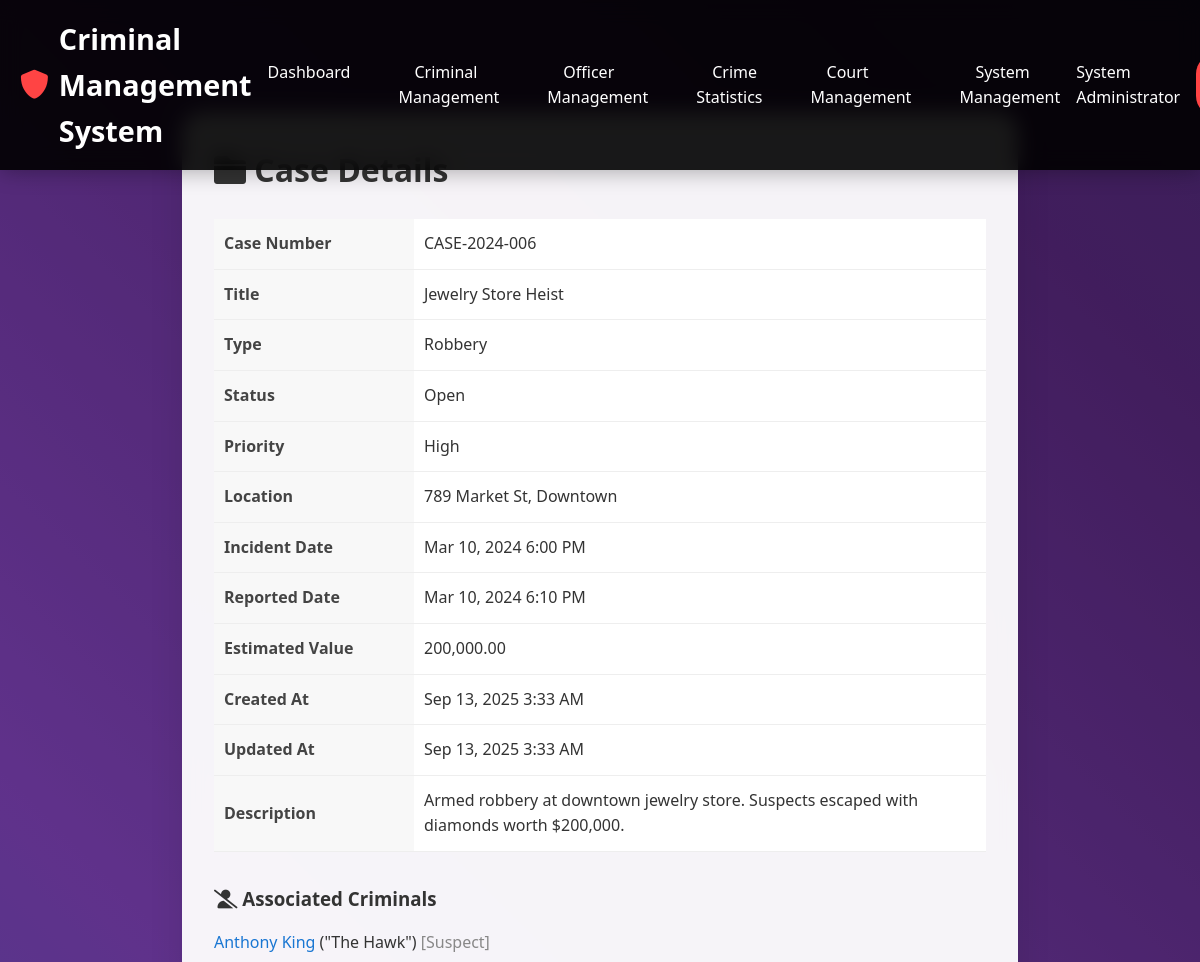
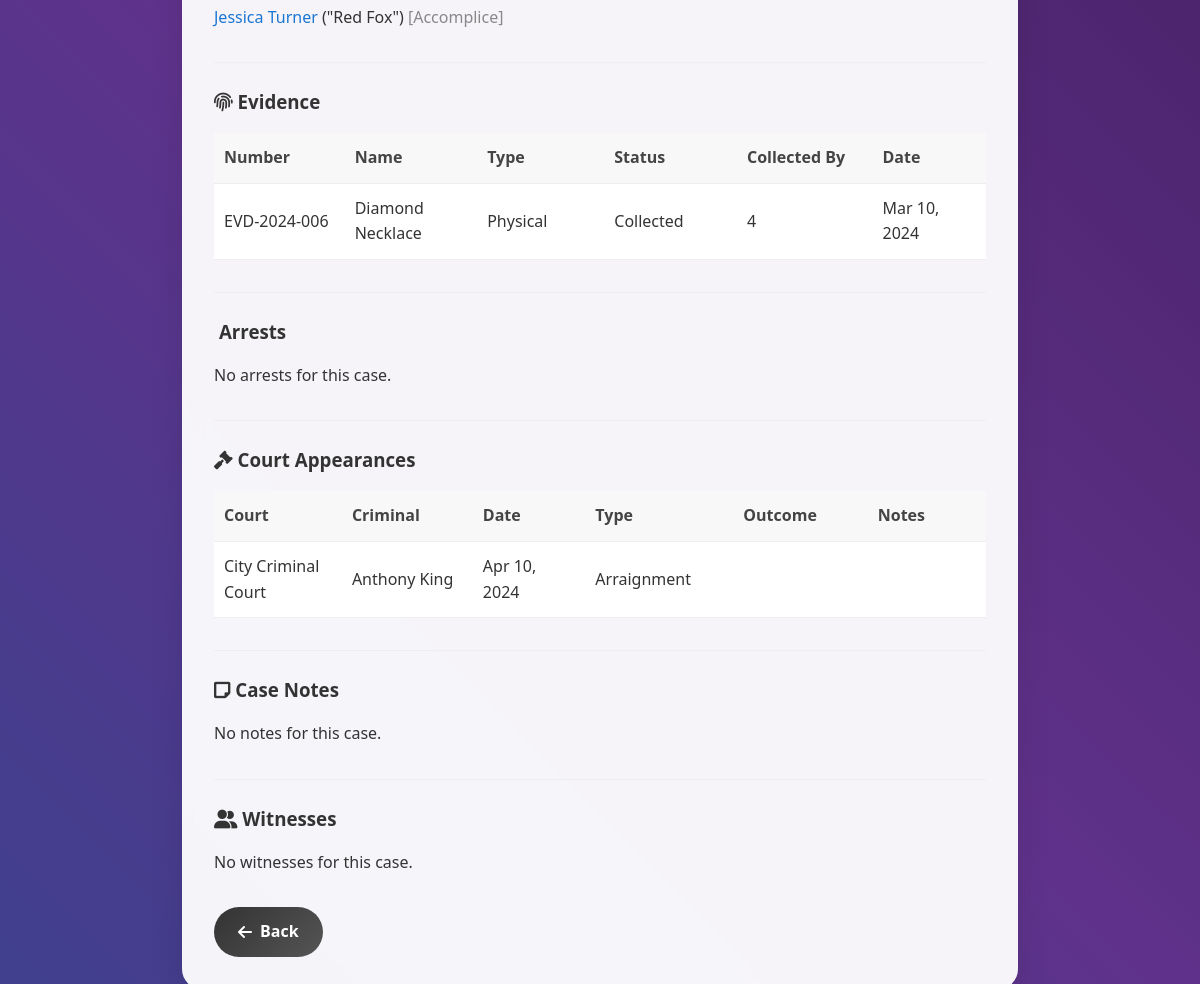
/modules/cases/view_case.php?id=6 (signed in), run on the app's committed database (2 pictures, top to bottom).
### tables this page shows
CREATE TABLE `cases` (
  `id` int(11) NOT NULL,
  `case_number` varchar(50) NOT NULL,
  `title` varchar(200) NOT NULL,
  `description` text NOT NULL,
  `case_type` enum('homicide','robbery','assault','drug_trafficking','fraud','burglary','theft','domestic_violence','sexual_assault','other') NOT NULL,
  `priority` enum('low','medium','high','urgent') DEFAULT 'medium',
  `status` enum('open','under_investigation','pending_trial','closed','cold_case') DEFAULT 'open',
  `location` varchar(200) NOT NULL,
  `incident_date` datetime NOT NULL,
  `reported_date` datetime NOT NULL,
  `assigned_officer` int(11) DEFAULT NULL,
  `lead_investigator` int(11) DEFAULT NULL,
  `estimated_value` decimal(12,2) DEFAULT 0.00,
  `created_by` int(11) NOT NULL,
  `created_at` timestamp NOT NULL DEFAULT current_timestamp(),
  `updated_at` timestamp NOT NULL DEFAULT current_timestamp() ON UPDATE current_timestamp(),
  `closed_at` timestamp NULL DEFAULT NULL
);

CREATE TABLE `case_criminals` (
  `id` int(11) NOT NULL,
  `case_id` int(11) NOT NULL,
  `criminal_id` int(11) NOT NULL,
  `role_in_case` enum('suspect','witness','victim','accomplice') NOT NULL,
  `notes` text DEFAULT NULL,
  `created_at` timestamp NOT NULL DEFAULT current_timestamp()
);

CREATE TABLE `criminals` (
  `id` int(11) NOT NULL,
  `fullname` varchar(100) NOT NULL,
  `alias` varchar(100) DEFAULT NULL,
  `date_of_birth` date NOT NULL,
  `gender` enum('male','female','other') NOT NULL,
  `nationality` varchar(50) DEFAULT NULL,
  `identification_number` varchar(50) NOT NULL,
  `address` text DEFAULT NULL,
  `phone` varchar(20) DEFAULT NULL,
  `email` varchar(100) DEFAULT NULL,
  `height` decimal(5,2) DEFAULT NULL,
  `weight` decimal(5,2) DEFAULT NULL,
  `eye_color` varchar(20) DEFAULT NULL,
  `hair_color` varchar(20) DEFAULT NULL,
  `distinguishing_marks` text DEFAULT NULL,
  `photo` varchar(255) DEFAULT NULL,
  `fingerprint_data` text DEFAULT NULL,
  `dna_sample` varchar(255) DEFAULT NULL,
  `status` enum('wanted','arrested','convicted','released','deceased') DEFAULT 'wanted',
  `risk_level` enum('low','medium','high','extreme') DEFAULT 'medium',
  `created_by` int(11) NOT NULL,
  `created_at` timestamp NOT NULL DEFAULT current_timestamp(),
  `updated_at` timestamp NOT NULL DEFAULT current_timestamp() ON UPDATE current_timestamp()
);

CREATE TABLE `evidence` (
  `id` int(11) NOT NULL,
  `case_id` int(11) NOT NULL,
  `evidence_number` varchar(50) NOT NULL,
  `name` varchar(200) NOT NULL,
  `description` text NOT NULL,
  `type` enum('physical','digital','document','photograph','video','audio','biological','trace') NOT NULL,
  `location_found` varchar(200) NOT NULL,
  `collected_by` int(11) NOT NULL,
  `collected_date` datetime NOT NULL,
  `status` enum('collected','analyzed','stored','returned','destroyed') DEFAULT 'collected',
  `storage_location` varchar(200) DEFAULT NULL,
  `file_path` varchar(255) DEFAULT NULL,
  `notes` text DEFAULT NULL,
  `created_at` timestamp NOT NULL DEFAULT current_timestamp(),
  `updated_at` timestamp NOT NULL DEFAULT current_timestamp() ON UPDATE current_timestamp()
);

CREATE TABLE `court_appearances` (
  `id` int(11) NOT NULL,
  `case_id` int(11) NOT NULL,
  `criminal_id` int(11) NOT NULL,
  `court_name` varchar(100) NOT NULL,
  `court_date` datetime NOT NULL,
  `appearance_type` enum('arraignment','preliminary_hearing','trial','sentencing','appeal','other') NOT NULL,
  `outcome` text DEFAULT NULL,
  `next_hearing_date` datetime DEFAULT NULL,
  `notes` text DEFAULT NULL,
  `created_at` timestamp NOT NULL DEFAULT current_timestamp(),
  `updated_at` timestamp NOT NULL DEFAULT current_timestamp() ON UPDATE current_timestamp()
);

### modules/cases/view_case.php (the view, shortened to what this page needs)
<?php
$case_id = (int)$_GET['id'];
$servername = "localhost";
$username = "root";
$password = "";
$dbname = "criminal_management";
try {
    $conn = new PDO("mysql:host=$servername;dbname=$dbname", $username, $password);
    $conn->setAttribute(PDO::ATTR_ERRMODE, PDO::ERRMODE_EXCEPTION);
} catch(PDOException $e) {
    die("Connection failed: " . $e->getMessage());
}
$stmt = $conn->prepare("SELECT * FROM cases WHERE id = ?");
$stmt->execute([$case_id]);
$case = $stmt->fetch(PDO::FETCH_ASSOC);
$sql = "SELECT c.id, c.fullname, c.alias, cc.role_in_case FROM criminals c JOIN case_criminals cc ON c.id = cc.criminal_id WHERE cc.case_id = ?";
$stmt = $conn->prepare($sql);
$stmt->execute([$case_id]);
$criminals = $stmt->fetchAll(PDO::FETCH_ASSOC);
$evidence_stmt = $conn->prepare("SELECT * FROM evidence WHERE case_id = ? ORDER BY collected_date DESC");
$evidence_stmt->execute([$case_id]);
$evidence = $evidence_stmt->fetchAll(PDO::FETCH_ASSOC);
$arrests_stmt = $conn->prepare("SELECT a.*, u.fullname as officer_name FROM arrests a LEFT JOIN users u ON a.arresting_officer = u.id WHERE a.case_id = ? ORDER BY arrest_date DESC");
$arrests_stmt->execute([$case_id]);
$arrests = $arrests_stmt->fetchAll(PDO::FETCH_ASSOC);
$court_stmt = $conn->prepare("SELECT ca.*, cr.fullname as criminal_name FROM court_appearances ca LEFT JOIN criminals cr ON ca.criminal_id = cr.id WHERE ca.case_id = ? ORDER BY court_date DESC");
$court_stmt->execute([$case_id]);
$court_appearances = $court_stmt->fetchAll(PDO::FETCH_ASSOC);
$notes_stmt = $conn->prepare("SELECT cn.*, u.fullname as user_name FROM case_notes cn LEFT JOIN users u ON cn.user_id = u.id WHERE cn.case_id = ? ORDER BY created_at DESC");
$notes_stmt->execute([$case_id]);
$case_notes = $notes_stmt->fetchAll(PDO::FETCH_ASSOC);
$wit_stmt = $conn->prepare("SELECT * FROM witnesses WHERE case_id = ? ORDER BY statement_date DESC");
$wit_stmt->execute([$case_id]);
$witnesses = $wit_stmt->fetchAll(PDO::FETCH_ASSOC);
$back_link = 'criminal_management.php';
?>
<!DOCTYPE html>
<html lang="en">
<head>
    <link href="https://cdnjs.cloudflare.com/ajax/libs/font-awesome/6.0.0/css/all.min.css" rel="stylesheet">
</head>
<body>
    <div class="background-container">
    </div>
    <nav class="navbar">
        <div class="nav-content">
            <a href="dashboard.php" class="logo">
                <i class="fas fa-shield-alt"></i>
                Criminal Management System
            </a>
            <ul class="nav-links">
                <li><a href="dashboard.php">Dashboard</a></li>
                <li><a href="criminal_management.php">Criminal Management</a></li>
                <li><a href="officer_management.php">Officer Management</a></li>
                <li><a href="crime_statistics.php">Crime Statistics</a></li>
                <li><a href="court_management.php">Court Management</a></li>
                <li><a href="system_management.php">System Management</a></li>
            </ul>
            <div class="user-info">
                <span><?php echo htmlspecialchars($_SESSION['fullname']); ?></span>
                <a href="logout.php" class="logout-btn">
                </a>
            </div>
        </div>
    </nav>
    <div class="main-content">
        <div class="section-card">
            <h1><i class="fas fa-folder"></i> Case Details</h1>
            <table class="details-table">
                <tr><th>Case Number</th><td><?php echo htmlspecialchars($case['case_number']); ?></td></tr>
                <tr><th>Title</th><td><?php echo htmlspecialchars($case['title']); ?></td></tr>
                <tr><th>Type</th><td><?php echo htmlspecialchars(ucfirst($case['case_type'])); ?></td></tr>
                <tr><th>Status</th><td><?php echo htmlspecialchars(ucfirst($case['status'])); ?></td></tr>
                <tr><th>Priority</th><td><?php echo htmlspecialchars(ucfirst($case['priority'])); ?></td></tr>
                <tr><th>Location</th><td><?php echo htmlspecialchars($case['location']); ?></td></tr>
                <tr><th>Incident Date</th><td><?php echo date('M j, Y g:i A', strtotime($case['incident_date'])); ?></td></tr>
                <tr><th>Reported Date</th><td><?php echo date('M j, Y g:i A', strtotime($case['reported_date'])); ?></td></tr>
                <tr><th>Estimated Value</th><td><?php echo number_format($case['estimated_value'], 2); ?></td></tr>
                <tr><th>Created At</th><td><?php echo date('M j, Y g:i A', strtotime($case['created_at'])); ?></td></tr>
                <tr><th>Updated At</th><td><?php echo date('M j, Y g:i A', strtotime($case['updated_at'])); ?></td></tr>
                <tr><th>Description</th><td><?php echo nl2br(htmlspecialchars($case['description'])); ?></td></tr>
            </table>
            <div class="criminals-list">
                <h3><i class="fas fa-user-slash"></i> Associated Criminals</h3>
                <ul>
                    <?php if (count($criminals) > 0): ?>
                        <?php foreach ($criminals as $c): ?>
                            <li>
                                <a href="view_criminal.php?id=<?php echo $c['id']; ?>"><?php echo htmlspecialchars($c['fullname']); ?></a>
                                <?php if ($c['alias']) echo ' ("' . htmlspecialchars($c['alias']) . '")'; ?>
                                <span style="color:#888;">[<?php echo htmlspecialchars(ucfirst($c['role_in_case'])); ?>]</span>
                            </li>
                        <?php endforeach; ?>
                    <?php else: ?>
                        <li>No criminals associated with this case.</li>
                    <?php endif; ?>
                </ul>
            </div>
            <div class="related-section">
                <h3><i class="fas fa-fingerprint"></i> Evidence</h3>
                <?php if (count($evidence) > 0): ?>
                <table class="details-table">
                    <thead>
                        <tr><th>Number</th><th>Name</th><th>Type</th><th>Status</th><th>Collected By</th><th>Date</th></tr>
                    </thead>
                    <tbody>
                        <?php foreach ($evidence as $ev): ?>
                        <tr>
                            <td><?php echo htmlspecialchars($ev['evidence_number']); ?></td>
                            <td><?php echo htmlspecialchars($ev['name']); ?></td>
                            <td><?php echo htmlspecialchars(ucfirst($ev['type'])); ?></td>
                            <td><?php echo htmlspecialchars(ucfirst($ev['status'])); ?></td>
                            <td><?php echo htmlspecialchars($ev['collected_by']); ?></td>
                            <td><?php echo date('M j, Y', strtotime($ev['collected_date'])); ?></td>
                        </tr>
                        <?php endforeach; ?>
                    </tbody>
                </table>
                <?php else: ?><p>No evidence for this case.</p><?php endif; ?>
            </div>
            <div class="related-section">
                <h3><i class="fas fa-handcuffs"></i> Arrests</h3>
                <?php if (count($arrests) > 0): ?>
                <table class="details-table">
                    <thead>
                        <tr><th>Criminal ID</th><th>Officer</th><th>Date</th><th>Location</th><th>Charges</th><th>Status</th></tr>
                    </thead>
                    <tbody>
                        <?php foreach ($arrests as $ar): ?>
                        <tr>
                            <td><?php echo htmlspecialchars($ar['criminal_id']); ?></td>
                            <td><?php echo htmlspecialchars($ar['officer_name']); ?></td>
                            <td><?php echo date('M j, Y', strtotime($ar['arrest_date'])); ?></td>
                            <td><?php echo htmlspecialchars($ar['arrest_location']); ?></td>
                            <td><?php echo htmlspecialchars($ar['charges']); ?></td>
                            <td><?php echo htmlspecialchars(ucfirst($ar['status'])); ?></td>
                        </tr>
                        <?php endforeach; ?>
                    </tbody>
                </table>
                <?php else: ?><p>No arrests for this case.</p><?php endif; ?>
            </div>
            <div class="related-section">
                <h3><i class="fas fa-gavel"></i> Court Appearances</h3>
                <?php if (count($court_appearances) > 0): ?>
                <table class="details-table">
                    <thead>
                        <tr><th>Court</th><th>Criminal</th><th>Date</th><th>Type</th><th>Outcome</th><th>Notes</th></tr>
                    </thead>
                    <tbody>
                        <?php foreach ($court_appearances as $ca): ?>
                        <tr>
                            <td><?php echo htmlspecialchars($ca['court_name']); ?></td>
                            <td><?php echo htmlspecialchars($ca['criminal_name']); ?></td>
                            <td><?php echo date('M j, Y', strtotime($ca['court_date'])); ?></td>
                            <td><?php echo htmlspecialchars(ucfirst($ca['appearance_type'])); ?></td>
                            <td><?php echo htmlspecialchars($ca['outcome']); ?></td>
                            <td><?php echo htmlspecialchars($ca['notes']); ?></td>
                        </tr>
                        <?php endforeach; ?>
                    </tbody>
                </table>
                <?php else: ?><p>No court appearances for this case.</p><?php endif; ?>
            </div>
            <div class="related-section">
                <h3><i class="fas fa-sticky-note"></i> Case Notes</h3>
                <?php if (count($case_notes) > 0): ?>
                <ul>
                    <?php foreach ($case_notes as $note): ?>
                    <li><strong><?php echo htmlspecialchars($note['title']); ?></strong> (<?php echo htmlspecialchars($note['note_type']); ?>) by <?php echo htmlspecialchars($note['user_name']); ?> on <?php echo date('M j, Y', strtotime($note['created_at'])); ?><br><?php echo nl2br(htmlspecialchars($note['content'])); ?></li>
                    <?php endforeach; ?>
                </ul>
                <?php else: ?><p>No notes for this case.</p><?php endif; ?>
            </div>
            <div class="related-section">
                <h3><i class="fas fa-user-friends"></i> Witnesses</h3>
                <?php if (count($witnesses) > 0): ?>
                <table class="details-table">
                    <thead>
                        <tr><th>Name</th><th>Statement</th><th>Date</th><th>Confidential</th></tr>
                    </thead>
                    <tbody>
                        <?php foreach ($witnesses as $wit): ?>
                        <tr>
                            <td><?php echo htmlspecialchars($wit['fullname']); ?></td>
                            <td><?php echo nl2br(htmlspecialchars($wit['statement'])); ?></td>
                            <td><?php echo date('M j, Y', strtotime($wit['statement_date'])); ?></td>
                            <td><?php echo $wit['is_confidential'] ? 'Yes' : 'No'; ?></td>
                        </tr>
                        <?php endforeach; ?>
                    </tbody>
                </table>
                <?php else: ?><p>No witnesses for this case.</p><?php endif; ?>
            </div>
            <div class="actions">
                <a href="<?php echo $back_link; ?>" class="btn btn-secondary"><i class="fas fa-arrow-left"></i> Back</a>
            </div>
        </div>
    </div>
</body>
</html>

### data on the page
cases: case_number "CASE-2024-006", title "Jewelry Store Heist", case_type "Robbery", status "Open", priority "High", location "789 Market St, Downtown", incident_date "Mar 10, 2024 6:00 PM", reported_date "Mar 10, 2024 6:10 PM", estimated_value "200,000.00", created_at "Sep 13, 2025 3:33 AM", updated_at "Sep 13, 2025 3:33 AM", description "Armed robbery at downtown jewelry store. Suspects escaped with diamonds worth $200,000."
case_criminals: criminal.fullname "Anthony King", criminal.alias "The Hawk", role_in_case "Suspect"
case_criminals: criminal.fullname "Jessica Turner", criminal.alias "Red Fox", role_in_case "Accomplice"
evidence: evidence_number "EVD-2024-006", name "Diamond Necklace", type "Physical", status "Collected", collected_by "4", collected_date "Mar 10, 2024"
court_appearances: court_name "City Criminal Court", criminal.fullname "Anthony King", court_date "Apr 10, 2024", appearance_type "Arraignment"

### other printed values
$_SESSION['fullname'] "System Administrator"
